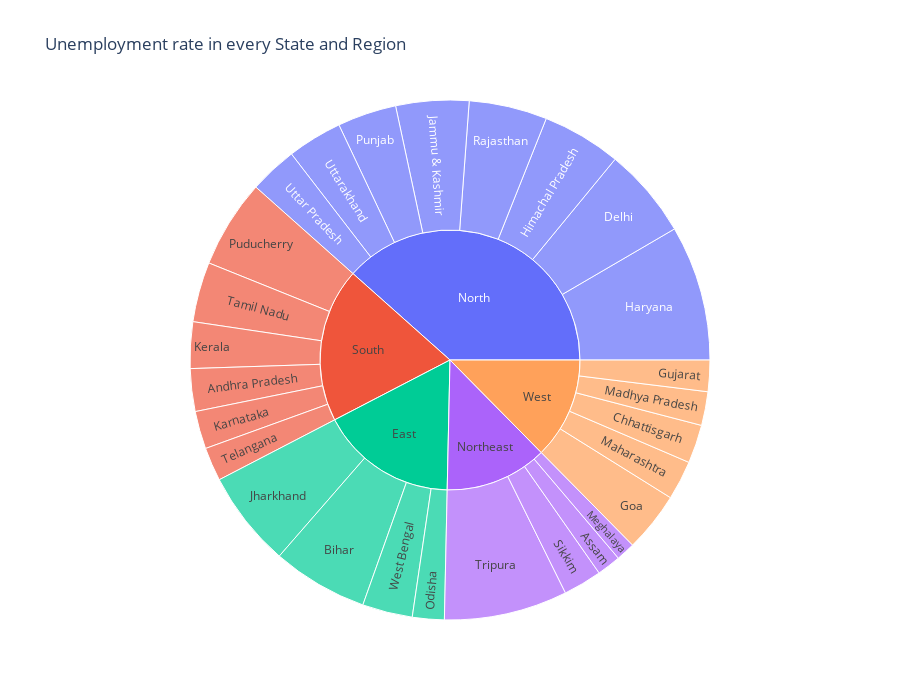

Here is the notebook cell this chart was saved with:
### Markdown cell above
State and Region vise unemployoment plot for data of Jan-2020 to Oct-2020

### Code cell
unemployment = df2[["Region", "area", "Unemployment_rate"]]

fig = px.sunburst(unemployment, path=['area','Region'], values='Unemployment_rate',
                  title= 'Unemployment rate in every State and Region', height=700)
fig.show()

### Figure 1 — Plotly figure (JSON) as saved in the notebook; plotly's stock layout.template omitted (floating-point values rounded to 4 significant figures)
{"data": [{"branchvalues": "total", "domain": {"x": [0, 1], "y": [0, 1]}, "hovertemplate": "labels=%{label}<br>Unemployment_rate=%{value}<br>parent=%{parent}<br>id=%{id}<extra></extra>", "ids": ["South/Andhra Pradesh", "Northeast/Assam", "East/Bihar", "West/Chhattisgarh", "North/Delhi", "West/Goa", "West/Gujarat", "North/Haryana", "North/Himachal Pradesh", "North/Jammu & Kashmir", "East/Jharkhand", "South/Karnataka", "South/Kerala", "West/Madhya Pradesh", "West/Maharashtra", "Northeast/Meghalaya", "East/Odisha", "South/Puducherry", "North/Punjab", "North/Rajasthan", "Northeast/Sikkim", "South/Tamil Nadu", "South/Telangana", "Northeast/Tripura", "North/Uttar Pradesh", "North/Uttarakhand", "East/West Bengal", "East", "North", "Northeast", "South", "West"], "labels": ["Andhra Pradesh", "Assam", "Bihar", "Chhattisgarh", "Delhi", "Goa", "Gujarat", "Haryana", "Himachal Pradesh", "Jammu & Kashmir", "Jharkhand", "Karnataka", "Kerala", "Madhya Pradesh", "Maharashtra", "Meghalaya", "Odisha", "Puducherry", "Punjab", "Rajasthan", "Sikkim", "Tamil Nadu", "Telangana", "Tripura", "Uttar Pradesh", "Uttarakhand", "West Bengal", "East", "North", "Northeast", "South", "West"], "name": "", "parents": ["South", "Northeast", "East", "West", "North", "West", "West", "North", "North", "North", "East", "South", "South", "West", "West", "Northeast", "East", "South", "North", "North", "Northeast", "South", "South", "Northeast", "North", "North", "East", "", "", "", "", ""], "type": "sunburst", "values": [86.64, 48.56, 194.7, 78.19, 184.1, 121.7, 63.76, 274.8, 160.7, 148.3, 195.4, 76.68, 94.34, 68.54, 79.79, 38.66, 64.62, 179.4, 119.8, 158.7, 78.34, 121.9, 68.33, 250.6, 97.37, 111.6, 101.9, 556.6, 1255.0, 416.1, 627.3, 411.9]}], "layout": {"height": 700, "legend": {"tracegroupgap": 0}, "title": {"text": "Unemployment rate in every State and Region"}}}
